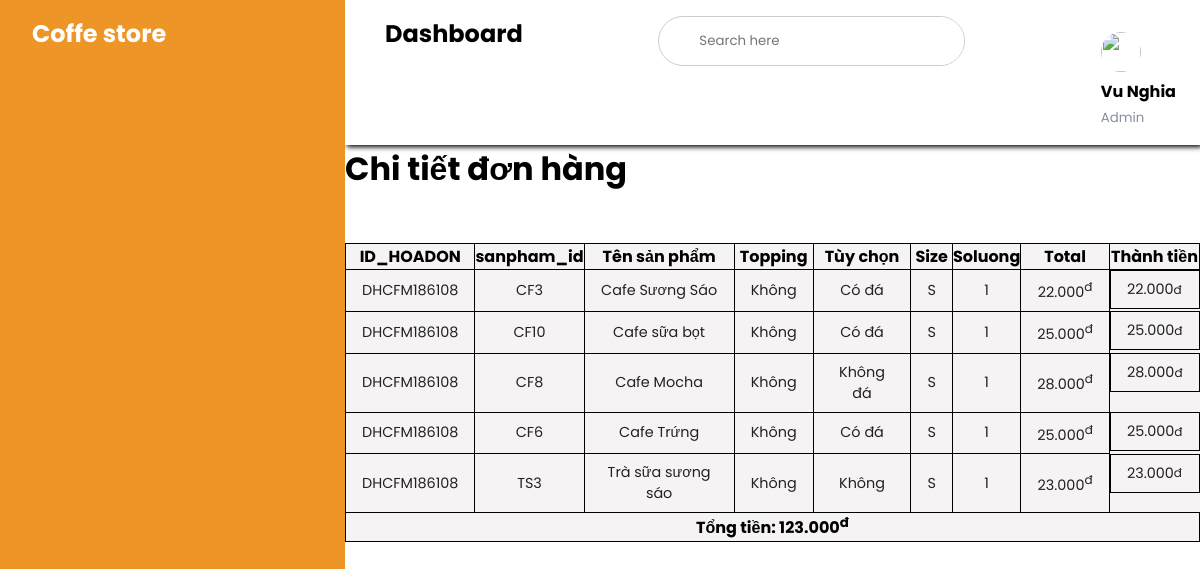
The page /admin/admin2.php?action=donhang&query=xemdonhang&code=DHCFM186108 (signed in) on the database its author committed.
### tables this page shows
CREATE TABLE `chitiethoadon` (
  `id_chitiethoadon` int(11) NOT NULL,
  `id_hoadon` varchar(200) NOT NULL,
  `sanpham_id` varchar(200) NOT NULL,
  `topping_sanpham` varchar(100) NOT NULL,
  `tuychon_sp` varchar(100) NOT NULL,
  `size_sp` varchar(10) NOT NULL,
  `soluong_chitiet` int(11) NOT NULL,
  `total_sp` float NOT NULL
);

CREATE TABLE `sanpham` (
  `id_sanpham` varchar(200) NOT NULL,
  `tensp` varchar(200) NOT NULL,
  `hinhanh` varchar(50) NOT NULL,
  `price` float NOT NULL,
  `soluong` int(11) NOT NULL,
  `tinhtrang` int(11) NOT NULL,
  `id_danhmuc` int(11) NOT NULL
);

### admin/modules/quanlydonhang/xemdonhang.php (the view, shortened to what this page needs)
<?php $id=$_GET['code'];
?>
<h1>Chi tiết đơn hàng </h1>
                <br><br>
                <table class="table t_product">
                    <tr>
                        <th>ID_HOADON</th>
                        <th>sanpham_id</th>
                        <th>Tên sản phẩm</th>
                        <th>Topping</th>
                        <th>Tùy chọn</th>
                        <th>Size</th>
                        <th>Soluong</th>
                        <th>Total</th>
                        <th>Thành tiền</th>
                    </tr>
                    <?php
                    $sql =" SELECT * FROM chitiethoadon,sanpham WHERE chitiethoadon.sanpham_id=sanpham.id_sanpham AND chitiethoadon.id_hoadon='$id' ORDER BY chitiethoadon.id_chitiethoadon desc";
                    $qr_chitietdonhang = mysqli_query($conn,$sql);
                    $tongtien =0;
                    while ($rows = mysqli_fetch_array($qr_chitietdonhang)) {
                        $tongtien += ($rows["soluong_chitiet"]*$rows["total_sp"]);
                    ?>
                        <tr>
                            <td><?php echo $rows["id_hoadon"]; ?></td>
                            <td><?php echo $rows["sanpham_id"]; ?></td>
                            <td><?php echo $rows["tensp"]; ?></td>
                            <td><?php print_r($rows["topping_sanpham"]) ; ?></td>
                            <td><?php echo $rows["tuychon_sp"]; ?></td>
                            <td><?php echo $rows['size_sp'];?></td>
                            <td><?php echo $rows["soluong_chitiet"];?></td>
                            <td><?php echo number_format($rows["total_sp"],0,',','.'); ?><sup>đ</sup></td>
                            <td><?php echo  number_format($rows["soluong_chitiet"]*$rows["total_sp"],0,',','.') ;?><sup>đ</sup></td>
                        </tr>
                    <?php
                    }
                    ?>
                    <tr >
                            <th colspan="9">
                               Tổng tiền: <?php echo number_format($tongtien,0,',','.'); ?><sup>đ</sup>
                            </th>
                    </tr>
                </table>

### resources/css/admin.css (style rules this page uses)
:root { --main-color: #ee8f1bf1; --color-dark: #1D2231; --text-grey: #8390A2; }
* { padding: 0; margin:0; box-sizing: border-box; list-style-type: none; text-decoration: none; font-family: 'Poppins', sans-serif; }
table { border-collapse: collapse; }
td { padding: .5rem 1rem; font-size: .9rem; color: #222; }
tr td:last-child { display: flex; align-items: center; }

### resources/css/Quanly.css (style rules this page uses)
:root { --main-color: #ee8f1bf1; --color-dark: #1D2231; --text-grey: #8390A2; }
* { padding: 0; margin:0; box-sizing: border-box; list-style-type: none; text-decoration: none; font-family: 'Poppins', sans-serif; }
table { border-collapse: collapse; }
th,td { border: 1px #000 solid; text-align: center; }
.table { width:100%; height: 50px; font-size: 1rem; background: #f5f3f3; }

### rows shown on the page
chitiethoadon: id_hoadon "DHCFM186108", sanpham "CF3", sanpham.tensp "Cafe Sương Sáo", value "Không", tuychon_sp "Có đá", size_sp "S", soluong_chitiet "1", total_sp "22.000", $rows["soluong_chitiet"]*$rows["total_sp"] "22.000"
chitiethoadon: id_hoadon "DHCFM186108", sanpham "CF10", sanpham.tensp "Cafe sữa bọt", value "Không", tuychon_sp "Có đá", size_sp "S", soluong_chitiet "1", total_sp "25.000", $rows["soluong_chitiet"]*$rows["total_sp"] "25.000"
chitiethoadon: id_hoadon "DHCFM186108", sanpham "CF8", sanpham.tensp "Cafe Mocha", value "Không", tuychon_sp "Không đá", size_sp "S", soluong_chitiet "1", total_sp "28.000", $rows["soluong_chitiet"]*$rows["total_sp"] "28.000"
chitiethoadon: id_hoadon "DHCFM186108", sanpham "CF6", sanpham.tensp "Cafe Trứng", value "Không", tuychon_sp "Có đá", size_sp "S", soluong_chitiet "1", total_sp "25.000", $rows["soluong_chitiet"]*$rows["total_sp"] "25.000"
chitiethoadon: id_hoadon "DHCFM186108", sanpham "TS3", sanpham.tensp "Trà sữa sương sáo", value "Không", tuychon_sp "Không", size_sp "S", soluong_chitiet "1", total_sp "23.000", $rows["soluong_chitiet"]*$rows["total_sp"] "23.000"

### other values the page prints
$tongtien "123.000"
